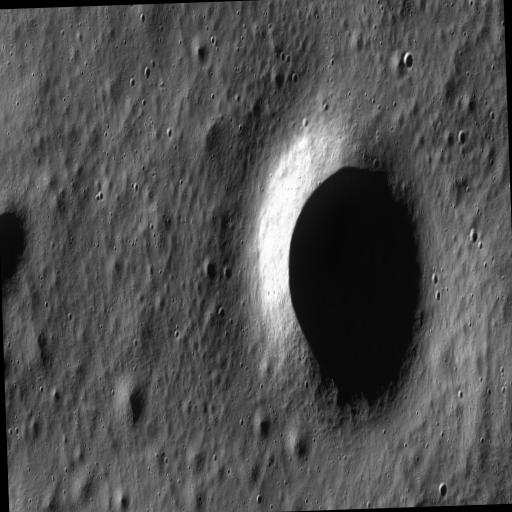
#> input picture SIH/image.png, 512 x 512 px
$ python ham.py
#> lines starting #> are read from the running program, lines starting #| are printed output that depends on the picture
import cv2
import numpy as np
from skimage.restoration import denoise_wavelet
from skimage import exposure
import tensorflow as tf

# Step 1: Preprocess image (Noise reduction and contrast enhancement)
def preprocess_image(image_path):
    # Read image
#> called with image_path = 'image.png'
    image = cv2.imread(image_path, cv2.IMREAD_GRAYSCALE)
#> image is the input picture: shape (512, 512); min 0, max 255, mean 79.7

    # Noise reduction using wavelet denoising
    denoised_image = denoise_wavelet(image, mode='soft', wavelet_levels=3, rescale_sigma=True)

    # Contrast enhancement using CLAHE
    clahe = cv2.createCLAHE(clipLimit=2.0, tileGridSize=(8, 8))
    enhanced_image = clahe.apply((denoised_image * 255).astype('uint8'))
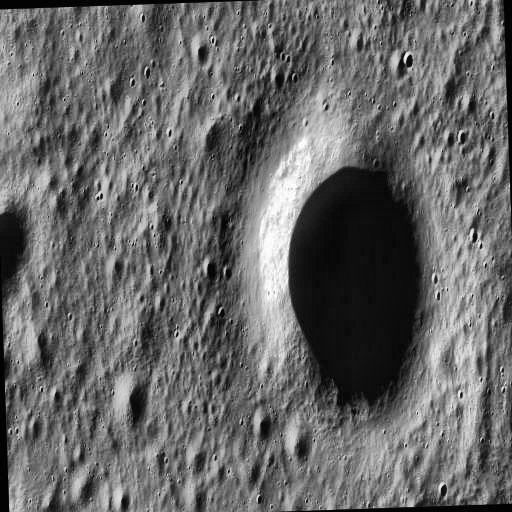
#> enhanced_image: shape (512, 512); min 1, max 255, mean 103.4

    return enhanced_image

# Step 3: Apply super-resolution using ESPCN model
def apply_super_resolution(image):
    # Load a pre-trained ESPCN model for super-resolution
    sr_model = cv2.dnn_superres.DnnSuperResImpl_create()
#> (the run stopped early here; a loop or call above may not have finished)
